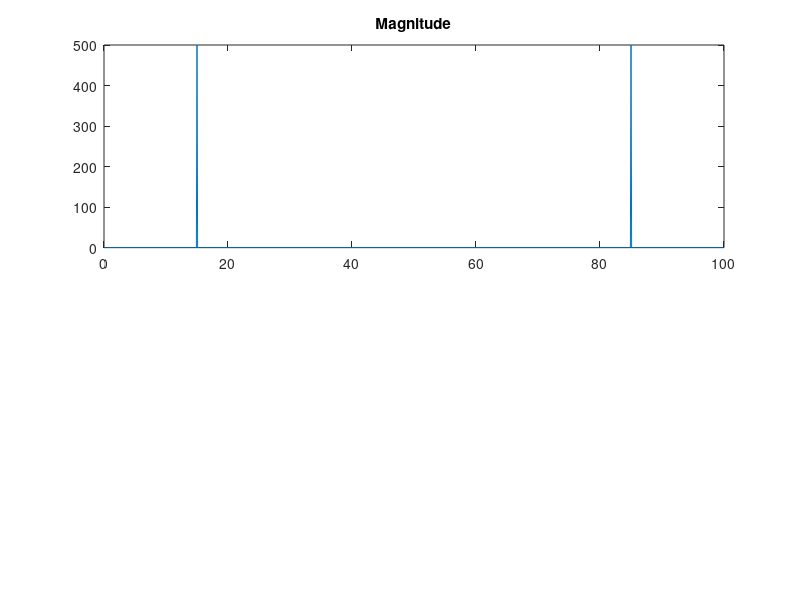

Source code (MATLAB): (Note: this script raises an error after producing the figure.)
%% Generate height data.

f = 1; % frequency
p = zeros(2,1); % pixel location
s = zeros(2,1); % source location
n = 100; % number of spatial points
m = 20; % number of heights per point
x = zeros(m,n); % data
dx = 1; % space between points

n_p = 1000;
P = zeros(2,n_p);

m = 1000;
p = [1000; 0];
s = [500; 500];
c = [0; 0];
dh = f / m;
phase = zeros(1,m + 1);
j = 1;
for i = -m/2:m/2
    c(2) = dh * i;
    dist = norm(c - s) + norm(c - p);
    phase(j) = dist;
    j = j + 1;
end
plot(sin(2*pi*phase))

%% Generate random height field and response.
% Pixel locations.
n_px = 100;
n_py = 100;
px = linspace(-50, 50, n_px);
py = linspace(950, 1050, n_py);
[PX, PY] = meshgrid(px, py);
P = zeros(2,n_px*n_py);
P(1,:) = PX(:);
P(2,:) = PY(:);

% Laser location.
s = [500; 500];

n = 100;
f = 1;
dx = f;
x = linspace(-n*f/2, n*f/2, n);
h_max =  f/2;
h_min = -f/2;

% Random height field.
h = zeros(2, n);
for i = 1:n
    h(1,i) = x(i);
    h(2,i) = h_min + (h_max-h_min)*rand;
end

% Response.
R = zeros(length(P), 1);
for i = 1:length(P)
    for j = 1:length(h)
        dist = norm(h(:,j) - s) + norm(h(:,j) - P(:,i));
        R(i) = R(i) + sin(2*pi*dist);
    end
end

%% Generate A matrix.

n = 100;
f = 1;
dx = f;
x = linspace(-n*f/2, n*f/2, n);
h_max =  f/2;
h_min = -f/2;

m = 20;
A = zeros(length(P), n*m);

%% 

p1 = [-3; 0.9];
p2 = [ 5; 0.2];
c = [0; 1000];
d = [];
j = 1;
for i = -1000:1000
    c(1) = i;
    d(j) = norm(p1-c) - norm(p2-c);
    j = j + 1;
end
hold on
plot(cos(d))

%% 
t = 0:1/100:10-1/100;                     % Time vector
x = cos(2*pi*15*t + pi/3);      % Signal

y = fft(x);                               % Compute DFT of x
m = abs(y);                               % Magnitude
p = unwrap(angle(y));                     % Phase

f = (0:length(y)-1)*100/length(y);        % Frequency vector

subplot(2,1,1)
plot(f,m)
title('Magnitude')
ax = gca;
ax.XTick = [15 40 60 85];

subplot(2,1,2)
plot(f,p*180/pi)
title('Phase')
ax = gca;
ax.XTick = [15 40 60 85];

%% 

c = [0; 1000];
s = [500; 500];
p = [0; 0];
f = 1;
dist = norm(p-s) + norm(c-p);
exp(i*2*pi/f*dist);

%% Calculate electric field for a random height map.

f = 1;

% Camera locations.
n_c = 200;
c = zeros(2,n_c);
c(1,:) = linspace(-n_c, n_c, n_c);
c(2,:) = 1000;

% Laser location.
s = [500; 500];

% Random height map.
rng(6)
n_h = 2;
h = zeros(2, n_h);
h(1,:) = linspace(-n_h/2, n_h/2, n_h);
h_max = f/2;
for i = 1:n_h
    h(2,i) = h_max * (randi(2)-1);
end
h

% Electric field.
E = calcE(c, s, h, f);

subplot(2,1,1)
plot(abs(E))

subplot(2,1,2)
plot(unwrap(angle(E)))

%% Brute force search.
x = h(1,:);
y = [0; h_max];
I = abs(E);
h_ans = calcX(I, c, s, x, y, f);
norm(h-h_ans)


%% Random height offset.
x(2,:) = x(2,:) + 0.1;
E = calcE(c,s,x,f);
subplot(2,1,1)
hold on
plot(abs(E))

subplot(2,1,2)
hold on
plot(unwrap(angle(E)))
plot(50 * angle(E));

%% Fourier transform.
y = fft(abs(E)-mean(abs(E)));
m = abs(y);                               % Magnitude
p = unwrap(angle(y));                     % Phase

f = (0:length(y)-1)*100/length(y);        % Frequency vector

subplot(3,1,3)
plot(abs(E)-mean(abs(E)))
grid on

subplot(3,1,1)
plot(f,m)
title('Magnitude')
ax = gca;
ax.XTick = [15 40 60 85];

subplot(3,1,2)
plot(f,p*180/pi)
title('Phase')
ax = gca;
ax.XTick = [15 40 60 85];